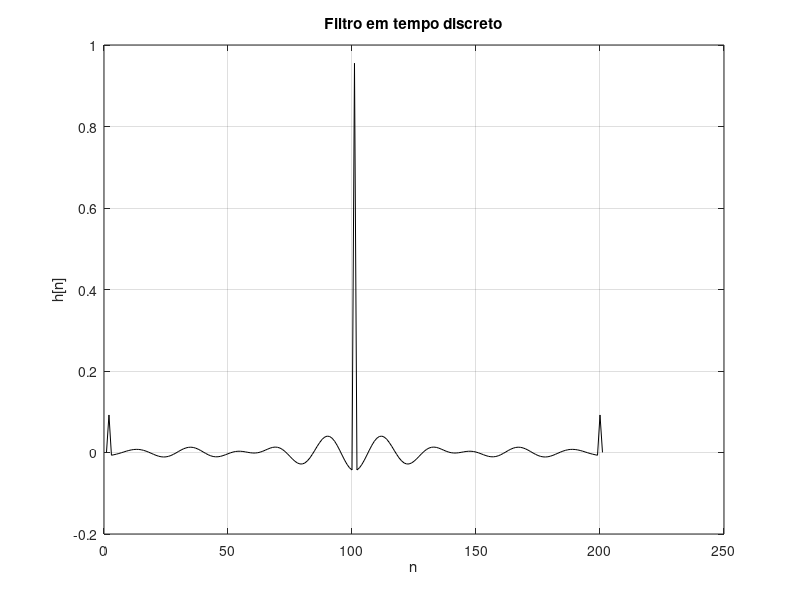
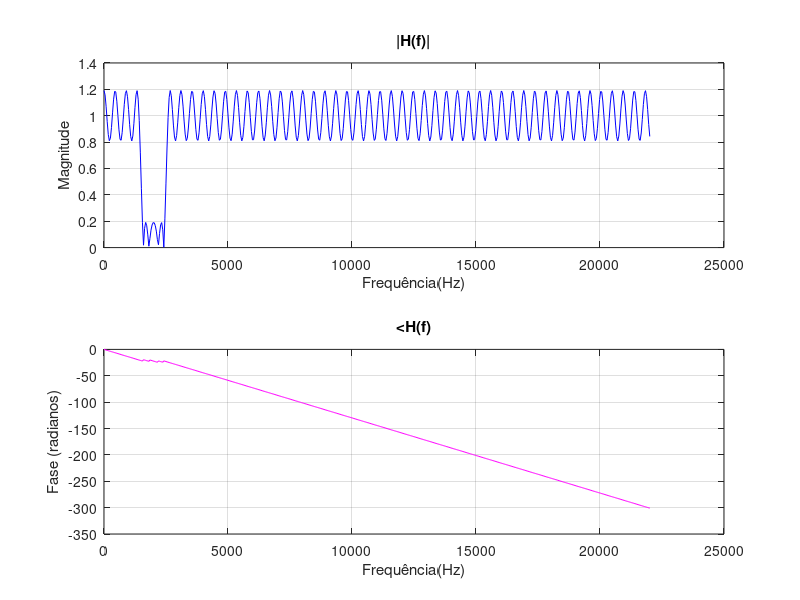

Source code (MATLAB) for these figures, in order:
pkg load signal

% Frequência de amostragem
Fs = 44100
#Fs = 20000

%Frequências de corte
fc1 = 1500;
fc2 = 2500;

#Frequencias em Hz do projeto do filtro
Fn = Fs/2;
delta_f = 100
fs1 = (fc1 + delta_f/2);
fp1 = (fs1 - delta_f);
fs2 = (fc2 - delta_f/2);
fp2 = (fs2 + delta_f);


#Normalização das frequências do projeto para a função firpm
fs1_n = fs1/Fn;
fp1_n = fp1/Fn;
fs2_n = fs2/Fn;
fp2_n = fp2/Fn;


f = [0 fp1_n fs1_n fs2_n fp2_n 1];
a = [1 1 0 0 1 1];

M = 200;
h = firpm (M, f, a);

[H,f] = freqz(h)
f = f*Fn/(pi)
modH = abs(H);
FaseH = unwrap(angle(H));

%Filtro
figure;
plot(h,'-black')
xlabel('n');
ylabel('h[n]');
title('Filtro em tempo discreto');
grid on;

%Plotagem dos Espectros
figure;
subplot(2,1,1);
plot(f,modH,'-blue')
xlabel('Frequência(Hz)');
ylabel('Magnitude');
title('|H(f)|');
grid on;

subplot(2,1,2);
plot(f,FaseH,'-m')
xlabel('Frequência(Hz)');
ylabel('Fase (radianos)');
title('<H(f)');
grid on;
